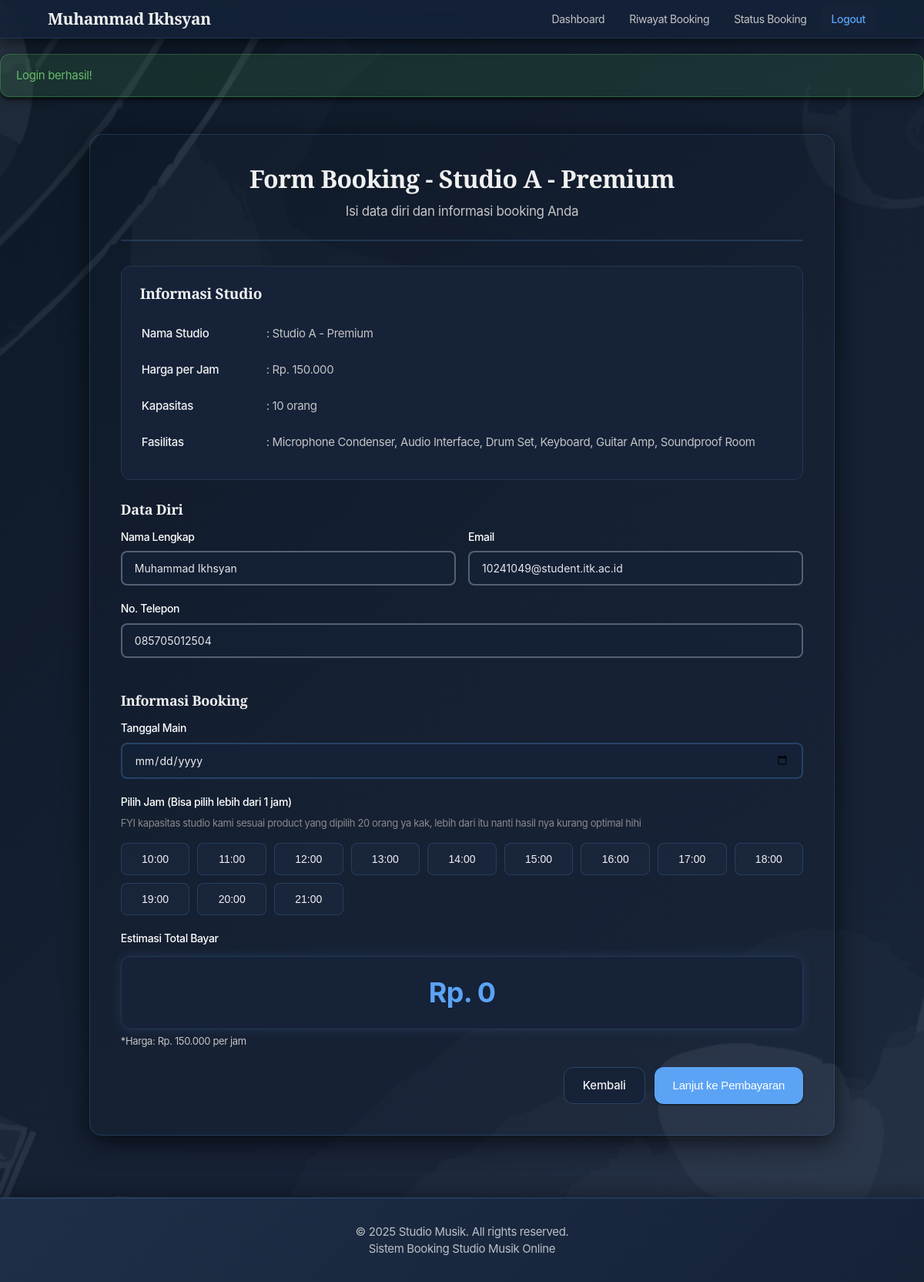
Page /public/index.php?url=user/booking/1 (signed in) on the committed database.
### tables this page shows
CREATE TABLE `studios` (
  `id_studio` int(11) NOT NULL,
  `nama_studio` varchar(100) NOT NULL,
  `deskripsi` text DEFAULT NULL,
  `harga_per_jam` decimal(10,2) NOT NULL,
  `fasilitas` text DEFAULT NULL,
  `kapasitas` int(11) NOT NULL,
  `gambar` varchar(255) DEFAULT NULL,
  `status_ketersediaan` enum('Tersedia','Tidak Tersedia') DEFAULT 'Tersedia',
  `created_at` timestamp NULL DEFAULT current_timestamp()
);

### core/Controller.php (called while the page is built, shortened)
<?php
class Controller {
    public function view($view, $data = []) {
        extract($data);
        $viewFile = __DIR__ . "/../app/views/$view.php";
        if (!function_exists('old')) {
            function old($key, $default = '') {
                return $_SESSION['old'][$key] ?? $default;
            }
        }
        require_once $viewFile;
    }
    public function model($model) {
        $file = __DIR__ . "/../app/models/$model.php";
        return new $model();
    }
}
?>

### app/controllers/UserController.php (called while the page is built, shortened)
<?php
require_once __DIR__ . '/../../core/Controller.php';
class UserController extends Controller {
    public function booking($id_studio = null) {
        if (!$id_studio || !($studio = $this->model('Studio')->findById($id_studio))) {
            $this->setFlash('error', 'Studio tidak ditemukan');
            $this->redirect('/Studio-Music/public/index.php?url=user/dashboard');
        }
        $this->view('user/booking_form', [
            'user' => $_SESSION['user'],
            'studio' => $studio,
            'title' => 'Form Booking - ' . $studio['nama_studio']
        ]);
    }
}
?>

### config/Database.php (called while the page is built, shortened)
<?php
class Database {
    private $host = "localhost";
    private $db_name = "studio_music";
    private $username = "root";
    private $password = "";
    public function getConnection() {
        $this->conn = null;
        try {
            $this->conn = new PDO(
                "mysql:host=" . $this->host . ";dbname=" . $this->db_name,
                $this->username,
                $this->password
            );
            $this->conn->setAttribute(PDO::ATTR_ERRMODE, PDO::ERRMODE_EXCEPTION);
            $this->conn->exec("set names utf8");
        } catch(PDOException $e) {
            echo "Error Koneksi: " . $e->getMessage();
        }
        return $this->conn;
    }
}
?>

### core/Model.php (called while the page is built, shortened)
<?php
class Model {
    public function __construct() {
        require_once __DIR__ . '/../config/Database.php';
        $this->db = (new Database())->getConnection();
    }
}
?>

### app/models/Studio.php (called while the page is built, shortened)
<?php
require_once __DIR__ . '/../../core/Model.php';
class Studio extends Model {
    protected $table = 'studios';
    public function findById($id_studio) {
        $stmt = $this->db->prepare("SELECT * FROM {$this->table} WHERE id_studio = ? LIMIT 1");
        $stmt->execute([$id_studio]);
        return $stmt->fetch(PDO::FETCH_ASSOC);
    }
}
?>

### app/views/user/booking_form.php (the view, shortened to what this page needs)
<?php include __DIR__ . '/../layouts/header.php'; ?>
<div class="booking-container">
    <div class="booking-header">
        <h1>Form Booking - <?= htmlspecialchars($studio['nama_studio']) ?></h1>
        <p>Isi data diri dan informasi booking Anda</p>
    </div>
    <div class="booking-content">
        <div class="studio-info-box">
            <h3>Informasi Studio</h3>
            <table class="info-table">
                <tr>
                    <td>Nama Studio</td>
                    <td>: <?= htmlspecialchars($studio['nama_studio']) ?></td>
                </tr>
                <tr>
                    <td>Harga per Jam</td>
                    <td>: Rp. <?= number_format($studio['harga_per_jam'], 0, ',', '.') ?></td>
                </tr>
                <tr>
                    <td>Kapasitas</td>
                    <td>: <?= $studio['kapasitas'] ?> orang</td>
                </tr>
                <tr>
                    <td>Fasilitas</td>
                    <td>: <?= htmlspecialchars($studio['fasilitas']) ?></td>
                </tr>
            </table>
        </div>
        <form action="/Studio-Music/public/index.php?url=user/bookingProcess" method="POST" class="booking-form">
            <h3>Data Diri</h3>
            <div class="form-row">
                <div class="form-group">
                    <label for="nama">Nama Lengkap</label>
                    <input type="text" id="nama" name="nama" class="form-control" value="<?= htmlspecialchars($user['nama']) ?>" readonly>
                </div>
                <div class="form-group">
                    <label for="email">Email</label>
                    <input type="email" id="email" name="email" class="form-control" value="<?= htmlspecialchars($user['email']) ?>" readonly>
                </div>
            </div>
            <div class="form-row">
                <div class="form-group">
                    <label for="no_telp">No. Telepon</label>
                    <input type="tel" id="no_telp" name="no_telp" class="form-control" value="<?= htmlspecialchars($user['no_telp']) ?>" readonly>
                </div>
            </div>
            <h3>Informasi Booking</h3>
            <div class="form-row">
                <div class="form-group full-width">
                    <label for="tanggal_main">Tanggal Main</label>
                    <input type="date" id="tanggal_main" name="tanggal_main" class="form-control" min="<?= date('Y-m-d') ?>" required value="<?= htmlspecialchars(old('tanggal_main', '')) ?>">
                </div>
            </div>
            <div class="form-group">
                <label>Pilih Jam (Bisa pilih lebih dari 1 jam)</label>
                <p class="info-text">FYI kapasitas studio kami sesuai product yang dipilih 20 orang ya kak, lebih dari itu nanti hasil nya kurang optimal hihi</p>
                <div id="time-slots" class="time-slots-grid">
                </div>
            </div>
            <div class="form-group">
                <label>Estimasi Total Bayar</label>
                <div class="price-display" id="total-display">Rp. 0</div>
                <small>*Harga: Rp. <?= number_format($studio['harga_per_jam'], 0, ',', '.') ?> per jam</small>
            </div>
            <div class="form-actions">
                <a href="/Studio-Music/public/index.php?url=user/dashboard" class="btn btn-secondary">Kembali</a>
                <button type="submit" class="btn btn-primary">Lanjut ke Pembayaran</button>
            </div>
        </form>
    </div>
</div>
<?php include __DIR__ . '/../layouts/footer.php'; ?>

### public/css/style.css (style rules this page uses)
* { margin: 0; padding: 0; box-sizing: border-box; }
body { font-family: 'Segoe UI', Tahoma, Geneva, Verdana, sans-serif; color: #F0F0F0; min-height: 100vh; }
.booking-container, .payment-container, .riwayat-container, .status-booking-container { background: linear-gradient(135deg, #1E2F47 0%, #182838 100%); border-radius: 20px; padding: 32px; box-shadow: 0 8px 32px rgba(0, 0, 0, 0.65); max-width: 90%; margin: 0 auto; border: 1px solid rgba(91, 163, 245, 0.2); }
.booking-header, .payment-header { text-align: center; margin-bottom: 32px; padding-bottom: 24px; border-bottom: 2px solid rgba(91, 163, 245, 0.2); }
.booking-header h1, .payment-header h1 { color: #5BA3F5; font-size: 32px; margin-bottom: 12px; font-weight: 700; font-family: 'Playfair Display', serif; letter-spacing: 0.5px; }
.booking-header p, .payment-header p { color: #C4C4C4; font-size: 15px; margin: 0; }
.studio-info-box { background: rgba(91, 163, 245, 0.08); padding: 20px; border-radius: 12px; margin-bottom: 30px; border: 1px solid rgba(91, 163, 245, 0.2); }
.studio-info-box h3 { margin-bottom: 15px; color: #F0F0F0; }
.info-table { width: 100%; }
.info-table tr { line-height: 2; }
.info-table td:first-child { font-weight: 500; color: #C4C4C4; width: 150px; }
.booking-form h3, .payment-form h3 { margin: 25px 0 15px; color: #F0F0F0; font-size: 18px; }
.form-row { display: grid; grid-template-columns: repeat(auto-fit, minmax(200px, 1fr)); gap: 15px; }
.form-group { margin-bottom: 24px; }
.form-group label { display: block; margin-bottom: 10px; color: #FFFFFF !important; font-weight: 600; font-size: 14px; }
.form-group small { display: block; margin-top: 6px; color: #C4C4C4; font-size: 13px; }
.form-control { width: 100%; padding: 12px 16px; border: 2px solid rgba(91, 163, 245, 0.25); border-radius: 8px; font-size: 15px; transition: all 0.3s ease; font-family: inherit; background: rgba(21, 34, 56, 0.5); color: #F0F0F0; }
.form-control:read-only { background-color: rgba(91, 163, 245, 0.08); cursor: not-allowed; }
.price-display { background: rgba(91, 163, 245, 0.15); padding: 15px; border-radius: 12px; font-size: 24px; font-weight: bold; color: #5BA3F5; text-align: center; border: 1px solid rgba(91, 163, 245, 0.35); box-shadow: 0 0 15px rgba(91, 163, 245, 0.15); }
.form-actions { display: flex; gap: 15px; justify-content: flex-end; margin-top: 30px; }
.payment-form .form-control, .booking-form .form-control { background: rgba(21, 34, 56, 0.9); border: 2px solid rgba(91, 163, 245, 0.25); color: #F0F0F0; }
.payment-form .form-control::placeholder, .booking-form .form-control::placeholder { color: #9CA3AF; opacity: 0.8; }
.payment-form .form-control[readonly], .payment-form .form-control:disabled, .booking-form .form-control[readonly], .booking-form .form-control:disabled { background: rgba(21, 34, 56, 0.6); color: #E5E7EB; cursor: not-allowed; border-color: rgba(148, 163, 184, 0.5); }
.btn { padding: 12px 28px; border: none; border-radius: 8px; font-size: 15px; font-weight: 600; cursor: pointer; transition: all 0.3s ease; text-decoration: none; display: inline-block; text-align: center; }
.btn-primary { background: linear-gradient(135deg, #5BA3F5 0%, #7CB8F7 100%); color: white; box-shadow: 0 4px 12px rgba(91, 163, 245, 0.3); }
.btn-secondary { background: #6c757d; color: white; }

### rows in the picture
studios: nama_studio "Studio A - Premium", harga_per_jam "150.000", kapasitas "10", fasilitas "Microphone Condenser, Audio Interface, Drum Set, Keyboard, Guitar Amp, Soundproof Room"

### other values in the picture
$user['nama'] "Muhammad Ikhsyan"
$flash['message'] "Login berhasil!"
